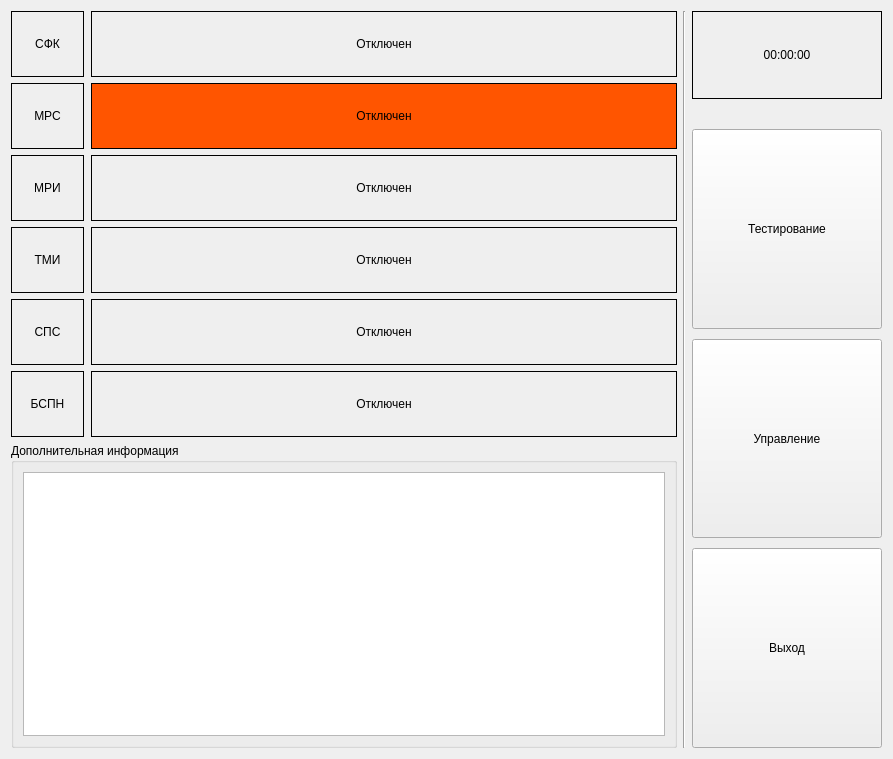
<?xml version="1.0" encoding="UTF-8"?>
<ui version="4.0">
 <class>InitWindow</class>
 <widget class="QWidget" name="InitWindow">
  <property name="geometry">
   <rect>
    <x>0</x>
    <y>0</y>
    <width>893</width>
    <height>759</height>
   </rect>
  </property>
  <property name="windowTitle">
   <string>Init</string>
  </property>
  <layout class="QVBoxLayout" name="verticalLayout_5">
   <item>
    <layout class="QHBoxLayout" name="horizontalLayout_2" stretch="7,0,2">
     <item>
      <layout class="QVBoxLayout" name="verticalLayout_3" stretch="7,5">
       <item>
        <layout class="QGridLayout" name="gridLayout" columnstretch="1,8" columnminimumwidth="0,0">
         <property name="leftMargin">
          <number>0</number>
         </property>
         <property name="topMargin">
          <number>0</number>
         </property>
         <property name="rightMargin">
          <number>0</number>
         </property>
         <property name="bottomMargin">
          <number>0</number>
         </property>
         <item row="0" column="0">
          <layout class="QVBoxLayout" name="verticalLayout_2">
           <property name="spacing">
            <number>6</number>
           </property>
           <item>
            <widget class="QLabel" name="spcCaptionLabel">
             <property name="frameShape">
              <enum>QFrame::Box</enum>
             </property>
             <property name="text">
              <string>СФК</string>
             </property>
             <property name="alignment">
              <set>Qt::AlignCenter</set>
             </property>
            </widget>
           </item>
           <item>
            <widget class="QLabel" name="lineCaptionLabel">
             <property name="frameShape">
              <enum>QFrame::Box</enum>
             </property>
             <property name="text">
              <string>МРС</string>
             </property>
             <property name="alignment">
              <set>Qt::AlignCenter</set>
             </property>
            </widget>
           </item>
           <item>
            <widget class="QLabel" name="matrixCaptionLabel">
             <property name="frameShape">
              <enum>QFrame::Box</enum>
             </property>
             <property name="text">
              <string>МРИ</string>
             </property>
             <property name="alignment">
              <set>Qt::AlignCenter</set>
             </property>
            </widget>
           </item>
           <item>
            <widget class="QLabel" name="tmiCaptionLabel">
             <property name="frameShape">
              <enum>QFrame::Box</enum>
             </property>
             <property name="text">
              <string>ТМИ</string>
             </property>
             <property name="alignment">
              <set>Qt::AlignCenter</set>
             </property>
            </widget>
           </item>
           <item>
            <widget class="QLabel" name="spsCaptionLabel">
             <property name="frameShape">
              <enum>QFrame::Box</enum>
             </property>
             <property name="text">
              <string>СПС</string>
             </property>
             <property name="alignment">
              <set>Qt::AlignCenter</set>
             </property>
            </widget>
           </item>
           <item>
            <widget class="QLabel" name="bspnCaptionLabel">
             <property name="frameShape">
              <enum>QFrame::Box</enum>
             </property>
             <property name="text">
              <string>БСПН</string>
             </property>
             <property name="alignment">
              <set>Qt::AlignCenter</set>
             </property>
            </widget>
           </item>
          </layout>
         </item>
         <item row="0" column="1">
          <layout class="QVBoxLayout" name="verticalLayout">
           <property name="leftMargin">
            <number>1</number>
           </property>
           <item>
            <widget class="QLabel" name="spcStateLabel">
             <property name="frameShape">
              <enum>QFrame::Box</enum>
             </property>
             <property name="text">
              <string>Отключен</string>
             </property>
             <property name="alignment">
              <set>Qt::AlignCenter</set>
             </property>
            </widget>
           </item>
           <item>
            <widget class="QLabel" name="lineStatusLabel">
             <property name="styleSheet">
              <string notr="true">background-color: rgb(255, 85, 0);</string>
             </property>
             <property name="frameShape">
              <enum>QFrame::Box</enum>
             </property>
             <property name="text">
              <string>Отключен</string>
             </property>
             <property name="alignment">
              <set>Qt::AlignCenter</set>
             </property>
            </widget>
           </item>
           <item>
            <widget class="QLabel" name="matrixStatusLabel">
             <property name="frameShape">
              <enum>QFrame::Box</enum>
             </property>
             <property name="text">
              <string>Отключен</string>
             </property>
             <property name="alignment">
              <set>Qt::AlignCenter</set>
             </property>
            </widget>
           </item>
           <item>
            <widget class="QLabel" name="tmiStatusLabel">
             <property name="frameShape">
              <enum>QFrame::Box</enum>
             </property>
             <property name="text">
              <string>Отключен</string>
             </property>
             <property name="alignment">
              <set>Qt::AlignCenter</set>
             </property>
            </widget>
           </item>
           <item>
            <widget class="QLabel" name="spsStatusLabel">
             <property name="frameShape">
              <enum>QFrame::Box</enum>
             </property>
             <property name="text">
              <string>Отключен</string>
             </property>
             <property name="alignment">
              <set>Qt::AlignCenter</set>
             </property>
            </widget>
           </item>
           <item>
            <widget class="QLabel" name="bspnStatusLabel">
             <property name="frameShape">
              <enum>QFrame::Box</enum>
             </property>
             <property name="text">
              <string>Отключен</string>
             </property>
             <property name="alignment">
              <set>Qt::AlignCenter</set>
             </property>
            </widget>
           </item>
          </layout>
         </item>
        </layout>
       </item>
       <item>
        <widget class="QGroupBox" name="logGroupBox">
         <property name="title">
          <string>Дополнительная информация</string>
         </property>
         <layout class="QHBoxLayout" name="horizontalLayout">
          <item>
           <widget class="QTextEdit" name="textLog">
            <property name="readOnly">
             <bool>true</bool>
            </property>
           </widget>
          </item>
         </layout>
        </widget>
       </item>
      </layout>
     </item>
     <item>
      <widget class="Line" name="line">
       <property name="orientation">
        <enum>Qt::Vertical</enum>
       </property>
      </widget>
     </item>
     <item>
      <layout class="QVBoxLayout" name="verticalLayout_4" stretch="1,7">
       <property name="spacing">
        <number>30</number>
       </property>
       <item>
        <widget class="QLabel" name="timerLabel">
         <property name="sizePolicy">
          <sizepolicy hsizetype="Expanding" vsizetype="Expanding">
           <horstretch>0</horstretch>
           <verstretch>0</verstretch>
          </sizepolicy>
         </property>
         <property name="frameShape">
          <enum>QFrame::Box</enum>
         </property>
         <property name="text">
          <string>00:00:00</string>
         </property>
         <property name="alignment">
          <set>Qt::AlignCenter</set>
         </property>
        </widget>
       </item>
       <item>
        <layout class="QVBoxLayout" name="verticalLayout_6">
         <property name="spacing">
          <number>10</number>
         </property>
         <item>
          <widget class="QPushButton" name="testButton">
           <property name="sizePolicy">
            <sizepolicy hsizetype="Expanding" vsizetype="Expanding">
             <horstretch>0</horstretch>
             <verstretch>0</verstretch>
            </sizepolicy>
           </property>
           <property name="text">
            <string>Тестирование</string>
           </property>
          </widget>
         </item>
         <item>
          <widget class="QPushButton" name="manageButton">
           <property name="sizePolicy">
            <sizepolicy hsizetype="Expanding" vsizetype="Expanding">
             <horstretch>0</horstretch>
             <verstretch>0</verstretch>
            </sizepolicy>
           </property>
           <property name="text">
            <string>Управление</string>
           </property>
          </widget>
         </item>
         <item>
          <widget class="QPushButton" name="exitButton">
           <property name="sizePolicy">
            <sizepolicy hsizetype="Expanding" vsizetype="Expanding">
             <horstretch>0</horstretch>
             <verstretch>0</verstretch>
            </sizepolicy>
           </property>
           <property name="text">
            <string>Выход</string>
           </property>
          </widget>
         </item>
        </layout>
       </item>
      </layout>
     </item>
    </layout>
   </item>
  </layout>
 </widget>
 <resources/>
 <connections/>
</ui>
